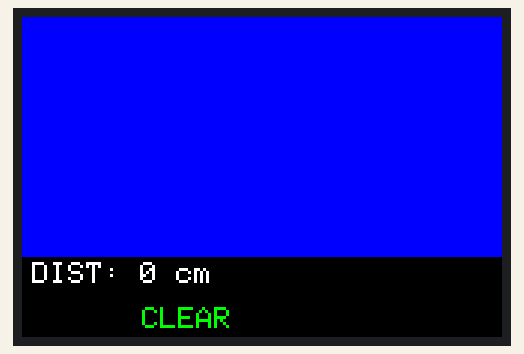
A sketch run on a simulated ESP32. Parts: 480×320 colour display. What the sketch prints to the serial monitor is not drawn.

Above: at 0.5 s.

The sketch:

unoheatmap5.ino
```cpp
// UNO_Display_Interpolated.ino
// - Keeps layout: landscape, top heatmap, bottom status
// - Interpolates 8x8 sensor data to 24x24 tiles (smooth human shape)
// - Bytes >= 200 are forced to pure RED (human)

#include <MCUFRIEND_kbv.h>
#include <Adafruit_GFX.h>
MCUFRIEND_kbv tft;

uint8_t pixels[64];   // 0..255 from ESP32
int lastDist = 0;
int leftFlag = 0;
int rightFlag = 0;

unsigned long lastRequest = 0;
const unsigned long FRAME_INTERVAL_MS = 200;

int DISP_W = 320;
int DISP_H = 480;
int HEAT_H = 360;   // top 3/4 of screen
int STATUS_H = 120; // bottom 1/4 of screen

// interpolation factor: 8 * UPSCALE = output grid size
const int UPSCALE = 3; // 8x3 = 24x24 virtual tiles

// ----------------- COLOR HELPERS -----------------
uint16_t rgbTo565(uint8_t r, uint8_t g, uint8_t b) {
  return ((r & 0xF8) << 8) | ((g & 0xFC) << 3) | (b >> 3);
}

// v is 0..255 (already encoded by ESP32)
// >= 200 means "human" → force RED
uint16_t tempToColor(uint8_t v) {
  if (v >= 200) {
    // confirmed human region -> strong red
    return rgbTo565(255, 0, 0);
  }

  float x = v / 255.0f;
  uint8_t r, g, b;

  if (x < 0.33f) {
    // dark blue -> cyan
    float t = x / 0.33f;
    r = 0;
    g = (uint8_t)(t * 140);
    b = (uint8_t)(180 + (1 - t) * 70);
  } else if (x < 0.66f) {
    // cyan/green -> yellow
    float t = (x - 0.33f) / 0.33f;
    r = (uint8_t)(t * 200);
    g = 200 + (uint8_t)(t * 55);
    b = (uint8_t)((1 - t) * 80);
  } else {
    // yellow -> orange (but NOT used for human; human is forced red above)
    float t = (x - 0.66f) / 0.34f;
    r = 220 + (uint8_t)(t * 35);
    g = 200 - (uint8_t)(t * 200);
    b = 0;
  }

  return rgbTo565(r, g, b);
}

// -------------- DRAW HEATMAP WITH INTERPOLATION --------------
void drawHeatmap() {
  const int SRC = 8;              // 8x8 original
  const int OUT = SRC * UPSCALE;  // e.g. 24x24 virtual grid

  int tileW = DISP_W / OUT;
  int tileH = HEAT_H / OUT;
  if (tileW < 1) tileW = 1;
  if (tileH < 1) tileH = 1;

  int totalW = tileW * OUT;
  int totalH = tileH * OUT;
  int startX = (DISP_W - totalW) / 2;
  int startY = (HEAT_H - totalH) / 2;

  // Bilinear interpolation from 8x8 -> OUT x OUT
  for (int oy = 0; oy < OUT; oy++) {
    float fy = (float)oy * (SRC - 1) / (float)(OUT - 1); // 0..7
    int y0 = (int)fy;
    float dy = fy - y0;
    int y1 = (y0 < SRC - 1) ? (y0 + 1) : y0;

    for (int ox = 0; ox < OUT; ox++) {
      float fx = (float)ox * (SRC - 1) / (float)(OUT - 1); // 0..7
      int x0 = (int)fx;
      float dx = fx - x0;
      int x1 = (x0 < SRC - 1) ? (x0 + 1) : x0;

      // read 4 neighbors
      uint8_t p00 = pixels[y0 * 8 + x0];
      uint8_t p10 = pixels[y0 * 8 + x1];
      uint8_t p01 = pixels[y1 * 8 + x0];
      uint8_t p11 = pixels[y1 * 8 + x1];

      // bilinear interpolation
      float vTop = p00 + dx * (p10 - p00);
      float vBot = p01 + dx * (p11 - p01);
      float v    = vTop + dy * (vBot - vTop);

      uint8_t val = (uint8_t) constrain((int)(v + 0.5f), 0, 255);
      uint16_t color = tempToColor(val);

      int x = startX + ox * tileW;
      int y = startY + oy * tileH;
      tft.fillRect(x, y, tileW, tileH, color);
    }
  }
}

// -------------- STATUS AREA (unchanged layout) --------------
void drawStatus() {
  int baseY = HEAT_H;
  tft.fillRect(0, baseY, DISP_W, STATUS_H, 0x0000);

  // Distance
  tft.setTextColor(0xFFFF, 0x0000);
  tft.setTextSize(3);
  tft.setCursor(10, baseY + 5);
  tft.print("DIST: ");
  tft.print(lastDist);
  tft.print(" cm");

  int pirY = baseY + 50;

  if (leftFlag && !rightFlag) {
    tft.setTextColor(rgbTo565(255, 0, 0), 0x0000);
    tft.setCursor(75, pirY);
    tft.print("TURN LEFT");
  } else if (rightFlag && !leftFlag) {
    tft.setTextColor(rgbTo565(255, 0, 0), 0x0000);
    tft.setCursor(65, pirY);
    tft.print("TURN RIGHT");
  } else {
    tft.setTextColor(rgbTo565(0, 255, 0), 0x0000);
    tft.setCursor(120, pirY);
    tft.print("CLEAR");
  }
}

// -------------- CSV PARSING -----------------
void parseCSVLine(String line) {
  line.trim();
  if (!line.startsWith("CSV:")) return;

  // strip "CSV:"
  line.remove(0, 4);

  int semiIndex = line.indexOf(';');
  if (semiIndex < 0) return;

  String csv = line.substring(0, semiIndex);
  int pixelIndex = 0;

  int last = 0;
  while (pixelIndex < 64 && last <= csv.length()) {
    int comma = csv.indexOf(',', last);
    String tok = (comma == -1) ? csv.substring(last) : csv.substring(last, comma);
    tok.trim();

    int val = tok.toInt();
    pixels[pixelIndex++] = (uint8_t) constrain(val, 0, 255);

    if (comma == -1) break;
    last = comma + 1;
  }

  // metadata
  int distPos = line.indexOf("DIST:");
  if (distPos >= 0) {
    int end = line.indexOf(';', distPos + 5);
    String d = (end >= 0) ? line.substring(distPos + 5, end) : line.substring(distPos + 5);
    d.trim();
    lastDist = d.toInt();
  }

  int lpos = line.indexOf("L:");
  if (lpos >= 0) {
    int end = line.indexOf(';', lpos + 2);
    String s = (end >= 0) ? line.substring(lpos + 2, end) : line.substring(lpos + 2);
    s.trim();
    leftFlag = s.toInt();
  }

  int rpos = line.indexOf("R:");
  if (rpos >= 0) {
    int end = line.indexOf(';', rpos + 2);
    String s = (end >= 0) ? line.substring(rpos + 2, end) : line.substring(rpos + 2);
    s.trim();
    rightFlag = s.toInt();
  }

  // update display
  drawHeatmap();
  drawStatus();
}

// -------------- READ ONE LINE FROM SERIAL --------------
String readLine(unsigned long timeoutMs) {
  unsigned long start = millis();
  String s = "";

  while (millis() - start < timeoutMs) {
    while (Serial.available()) {
      char c = Serial.read();
      if (c == '\n') return s;
      if (isPrintable(c)) s += c;
      start = millis();
    }
  }
  return s;
}

// ------------------ SETUP ----------------------
void setup() {
  Serial.begin(115200);

  uint16_t id = tft.readID();
  tft.begin(id);
  tft.setRotation(1);   // landscape

  DISP_W = tft.width();
  DISP_H = tft.height();
  HEAT_H = (DISP_H * 3) / 4;
  STATUS_H = DISP_H - HEAT_H;

  tft.fillScreen(0x0000);

  // initial blank frame
  for (int i = 0; i < 64; i++) pixels[i] = 0;
  drawHeatmap();
  drawStatus();

  lastRequest = millis();
}

// ------------------- LOOP ----------------------
void loop() {
  unsigned long now = millis();

  // ask ESP32 for a new frame every FRAME_INTERVAL_MS
  if (now - lastRequest >= FRAME_INTERVAL_MS) {
    lastRequest = now;
    Serial.write('R');
  }

  // read and parse any incoming line
  String line = readLine(120);
  if (line.length() > 0) {
    parseCSVLine(line);
  }

  delay(2);
}
```
